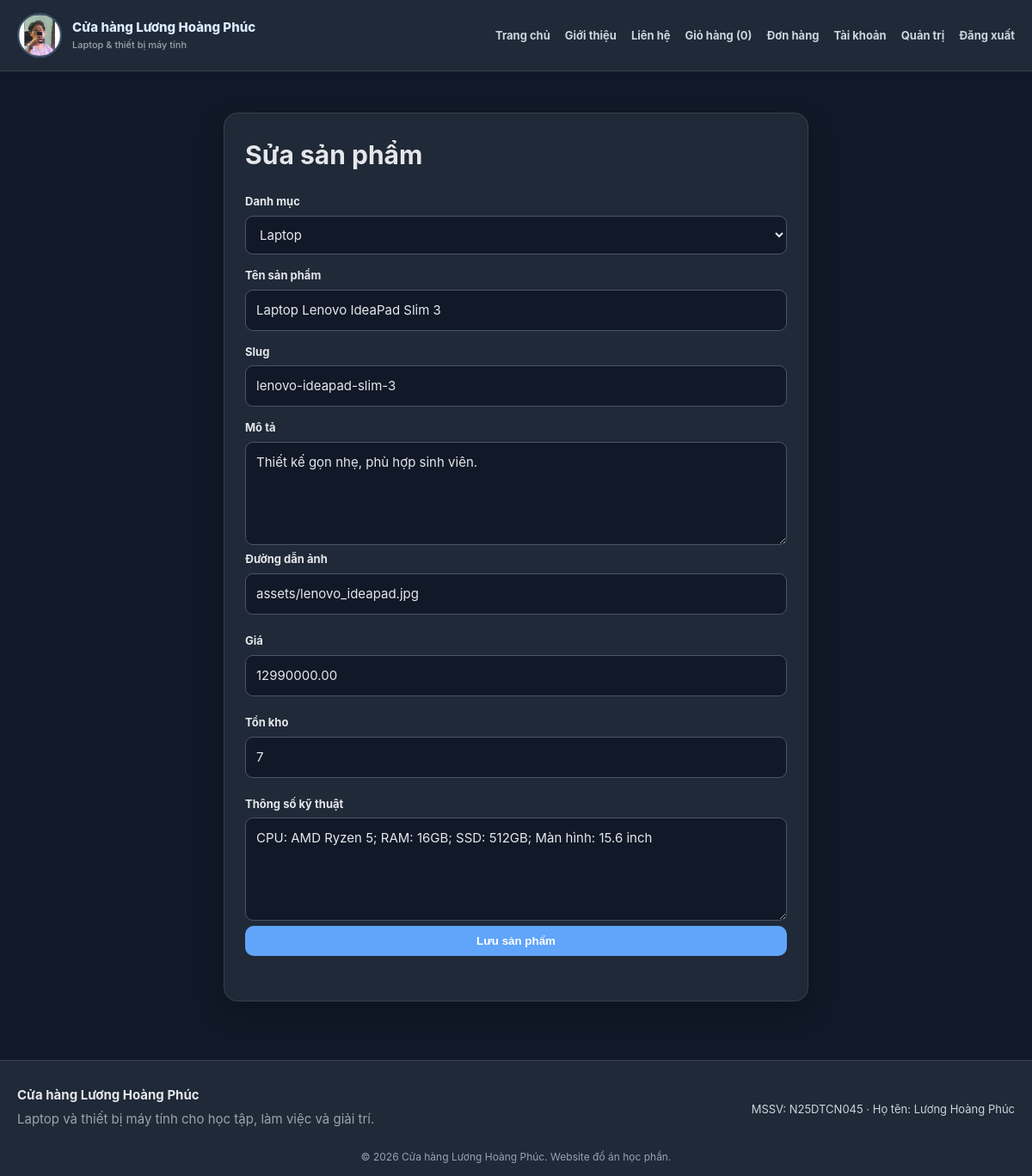
The page /admin/product-form.php?id=2 (signed in) on the database its author committed.
### tables this page shows
CREATE TABLE products (
  id INT UNSIGNED AUTO_INCREMENT PRIMARY KEY,
  category_id INT UNSIGNED NOT NULL,
  name VARCHAR(180) NOT NULL,
  slug VARCHAR(200) NOT NULL UNIQUE,
  description TEXT NOT NULL,
  image VARCHAR(255) NOT NULL DEFAULT 'assets/product-placeholder.svg',
  price DECIMAL(12, 2) NOT NULL,
  stock INT UNSIGNED NOT NULL DEFAULT 0,
  specs TEXT NULL,
  is_active TINYINT (1) NOT NULL DEFAULT 1,
  created_at TIMESTAMP DEFAULT CURRENT_TIMESTAMP,
  CONSTRAINT fk_products_category FOREIGN KEY (category_id) REFERENCES categories (id) ON UPDATE CASCADE ON DELETE RESTRICT,
  INDEX idx_products_category (category_id),
  INDEX idx_products_price (price),
  INDEX idx_products_name (name)
);

CREATE TABLE categories (
  id INT UNSIGNED AUTO_INCREMENT PRIMARY KEY,
  name VARCHAR(120) NOT NULL UNIQUE,
  slug VARCHAR(140) NOT NULL UNIQUE,
  description TEXT NULL,
  created_at TIMESTAMP DEFAULT CURRENT_TIMESTAMP
);

### config/db.php (called while the page is built, shortened)
<?php
function db(): PDO
{
    static $pdo = null;
    if ($pdo instanceof PDO) {
        return $pdo;
    }
    $dsn = "mysql:host=" . DB_HOST . ";dbname=" . DB_NAME . ";charset=utf8mb4";
    $pdo = new PDO($dsn, DB_USER, DB_PASS, [
        PDO::ATTR_ERRMODE => PDO::ERRMODE_EXCEPTION,
        PDO::ATTR_DEFAULT_FETCH_MODE => PDO::FETCH_ASSOC,
        PDO::ATTR_EMULATE_PREPARES => false,
    ]);
    return $pdo;
}

### includes/functions.php (called while the page is built, shortened)
<?php
function e(?string $value): string
{
    return htmlspecialchars($value ?? "", ENT_QUOTES | ENT_SUBSTITUTE, "UTF-8");
}

### admin/product-form.php (the view, shortened to what this page needs)
<?php require_once __DIR__ . "/../includes/init.php";
$id = (int) ($_GET["id"] ?? 0);
$p = [
    "category_id" => "",
    "name" => "",
    "slug" => "",
    "description" => "",
    "image" => "assets/product-placeholder.svg",
    "price" => "",
    "stock" => 0,
    "specs" => "",
];
if ($id) {
    $s = db()->prepare("SELECT * FROM products WHERE id=?");
    $s->execute([$id]);
    $p = $s->fetch() ?: $p;
}
$cats = db()->query("SELECT * FROM categories")->fetchAll();
$error = "";
require __DIR__ . "/../includes/header.php";
?>
<div class="form-card"><h1><?= $id ? "Sửa" : "Thêm" ?> sản phẩm</h1><?php if (
     $error
 ): ?><div class="alert error"><?= e(
    $error,
) ?></div><?php endif; ?><form method="post"><?= csrf_field() ?><div class="field"><label>Danh mục</label><select name="category_id" required><?php foreach (
    $cats
    as $c
): ?><option value="<?= $c["id"] ?>" <?= $p["category_id"] == $c["id"]
    ? "selected"
    : "" ?>><?= e(
    $c["name"],
) ?></option><?php endforeach; ?></select></div><?php foreach (
    [
        "name" => "Tên sản phẩm",
        "slug" => "Slug",
        "description" => "Mô tả",
        "image" => "Đường dẫn ảnh",
        "price" => "Giá",
        "stock" => "Tồn kho",
        "specs" => "Thông số kỹ thuật",
    ]
    as $key => $label
): ?><div class="field"><label><?= e($label) ?></label><?php if (
    in_array($key, ["description", "specs"])
): ?><textarea name="<?= $key ?>" required><?= $key === "description"
    ? e($p[$key])
    : e(
        $p[$key],
    ) ?></textarea><?php else: ?><input name="<?= $key ?>" value="<?= e(
    (string) $p[$key],
) ?>" <?= in_array($key, ["name", "slug", "price"])
    ? "required"
    : "" ?>></div><?php endif;endforeach; ?><button class="btn">Lưu sản phẩm</button></form></div><?php require __DIR__ .
    "/../includes/footer.php"; ?>

### css/style.css (style rules this page uses)
:root { --primary: #60a5fa; --primary-dark: #3b82f6; --primary-soft: #1e3a5f; --ink: #e5e7eb; --muted: #9ca3af; --line: #374151; --surface: #1f2937; --bg: #111827; --radius: 16px; --shadow: 0 12px 32px rgba(0, 0, 0, 0.22); }
* { box-sizing: border-box; }
body { margin: 0; background: var(--bg); color: var(--ink); font: 15px/1.6 Inter, system-ui, -apple-system, "Segoe UI", sans-serif; }
.nav .nav-cta, .btn { background: var(--primary); color: white; padding: 10px 16px; border-radius: 10px; border: 0; font-weight: 700; display: inline-block; cursor: pointer; }
.product-card, .panel, .form-card, .stat-card { background: var(--surface); border: 1px solid var(--line); border-radius: var(--radius); box-shadow: var(--shadow); }
.form-card, .panel { padding: 24px; margin-bottom: 20px; }
.form-card { max-width: 680px; margin: 20px auto; }
.form-card h1, .panel h1 { margin-top: 0; }
.field { display: flex; flex-direction: column; gap: 6px; margin-bottom: 14px; }
label { font-weight: 700; font-size: 13px; }
input, select, textarea { font: inherit; border: 1px solid #4b5563; border-radius: 9px; padding: 11px 12px; background: #111827; color: var(--ink); width: 100%; min-width: 0; }
textarea { min-height: 120px; resize: vertical; }

### rows shown on the page
products: category_id "Laptop", name "Laptop Lenovo IdeaPad Slim 3", slug "lenovo-ideapad-slim-3", description "Thiết kế gọn nhẹ, phù hợp sinh viên.", image "assets/lenovo_ideapad.jpg", price "12990000.00", stock "7", specs "CPU: AMD Ryzen 5; RAM: 16GB; SSD: 512GB; Màn hình: 15.6 inch"

### other values the page prints
APP_NAME "Cửa hàng Lương Hoàng Phúc"
cart_count() "0"
$label "Tên sản phẩm"
$label "Slug"
$label "Mô tả"
$label "Đường dẫn ảnh"
$label "Giá"
$label "Tồn kho"
$label "Thông số kỹ thuật"
STUDENT_ID "N25DTCN045"
STUDENT_NAME "Lương Hoàng Phúc"
